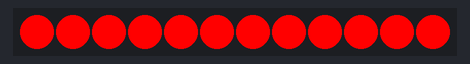
Bench run of a program on a simulated MicroPython board. Shown: 12 RGB LEDs in strip order, left to right. Dim RGB values are drawn brighter than linear. At 17.7 s the program stops and its outputs stay as they are.

Above: at 0.48 s.
At 3.4 s:
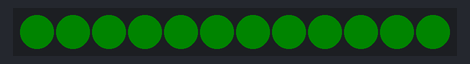
At 7.2 s:
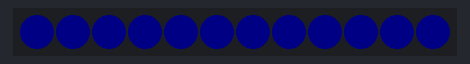
At 9.5 s:
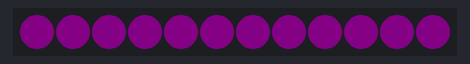
At 13.8 s:
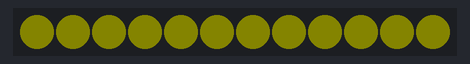
At 17.7 s:
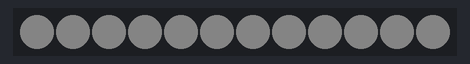

Measured:
- what the display in image 1 shows lasts 1.0 s, from 3.3 s to 4.3 s
- what the display in image 2 shows lasts 1.2 s, from 7.2 s to 8.4 s
- what the display in image 4 shows lasts 0.5 s, from 13.7 s to 14.2 s

The program:

Oevelse_3.4.3.py
```python
# 4.3 - Find koden fra Micropython grundbogen og prøv funktionen til at fade farverne i neopixels ringen (MODULE 6 - Control an Addressable RGB LED Strip)

from neopixel import NeoPixel
from time import sleep_ms
from machine import Pin

n = 12 # number of pixels in the Neopixel ring
p = 12 # pin attached to Neopixel ring
np = NeoPixel(Pin(p, Pin.OUT), n) # create NeoPixel instance

def fade_in_out(color,wait):
    for i in range(0,4*256,8):
        for j in range(n):
            if (i//256)%2==0:
                val=i & 0xff
            else:
                val=255-(i&0xff)
                if color=='red':
                    np[j]=(val,0,0)
                elif color=='green':
                    np[j]=(0,val,0)
                elif color=='blue':
                    np[j]=(0,0,val)
                elif color=='purple':
                    np[j]=(val,0,val)
                elif color=='yellow':
                    np[j]=(val,val,0)
                elif color=='teal':
                    np[j]=(0,val,val)
                elif color=='white':
                    np[j]=(val,val,val)
            np.write()
        sleep_ms(wait)


fade_in_out('red',5)
fade_in_out('green',10)
fade_in_out('blue',25)
fade_in_out('purple',30)
fade_in_out('yellow',10)
fade_in_out('teal',10)
fade_in_out('white',10)
```
